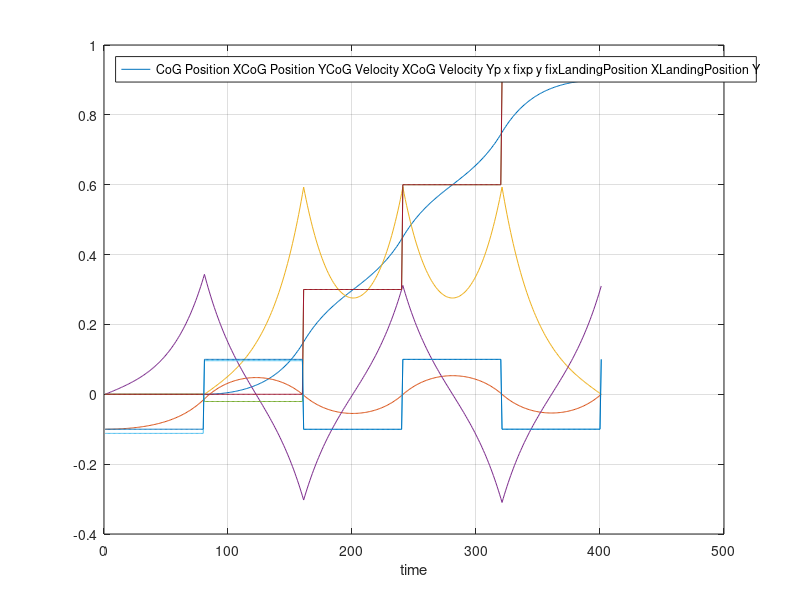

Write the MATLAB code that produced this figure.
clear;

load WPG_log.dat;

[a, b] = size(WPG_log);

t = 1:a;

plot(t, WPG_log)

legend(["CoG Position X", "CoG Position Y", "CoG Velocity X", "CoG Velocity Y", "p x fix", "p y fix", "LandingPosition X", "LandingPosition Y"], "Location", "northwest")
% legend({"CoG Position X", "CoG Position Y", "p x fix", "p y fix", "LandingPosition X", "LandingPosition Y"}, "Location", "northwest")
xlabel("time")
grid on

% reference https://jp.mathworks.com/help/matlab/data_analysis/plotting-data.html
